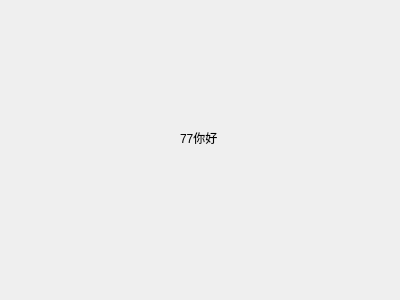
<?xml version="1.0" encoding="UTF-8"?>
<ui version="4.0">
 <class>Form</class>
 <widget class="QWidget" name="Form">
  <property name="geometry">
   <rect>
    <x>0</x>
    <y>0</y>
    <width>400</width>
    <height>300</height>
   </rect>
  </property>
  <property name="baseSize">
   <size>
    <width>400</width>
    <height>30</height>
   </size>
  </property>
  <property name="windowTitle">
   <string>第二个Python</string>
  </property>
  <widget class="QLabel" name="label">
   <property name="geometry">
    <rect>
     <x>180</x>
     <y>130</y>
     <width>53</width>
     <height>15</height>
    </rect>
   </property>
   <property name="text">
    <string>77你好</string>
   </property>
  </widget>
 </widget>
 <resources/>
 <connections/>
</ui>
